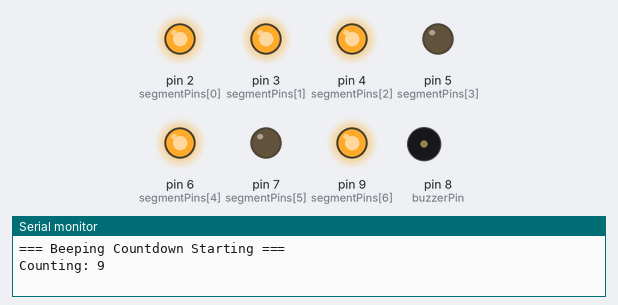
A sketch run on a simulated Arduino Uno, built with avr-gcc and run on an emulated ATmega328P. On the bench: output pins drawn as LEDs (lit = HIGH), buzzer (waves = sounding), the last lines printed to the serial monitor.

Above: at 0.3 s.
At 2.3 s:
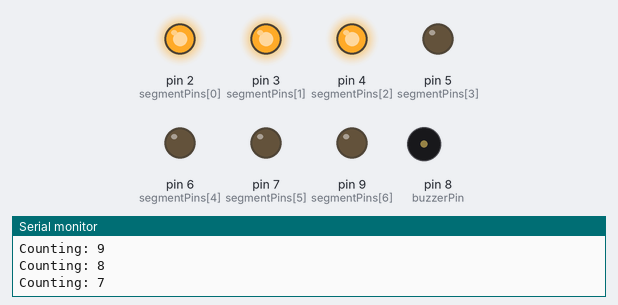
At 4.3 s:
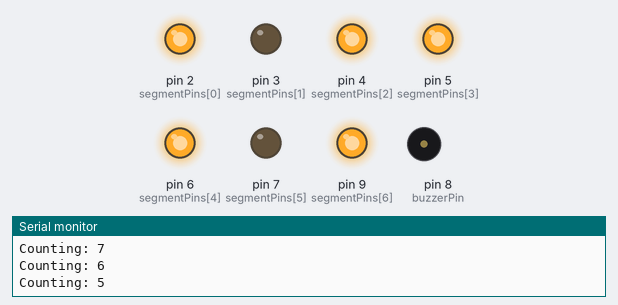
At 6.3 s:
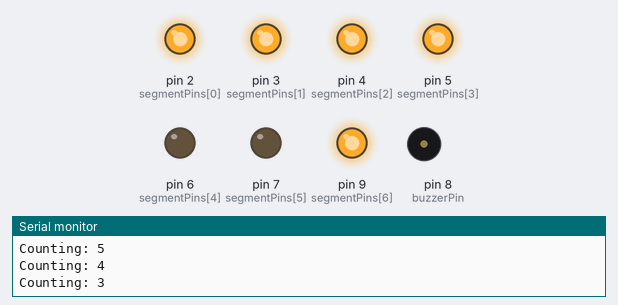
At 9.1 s:
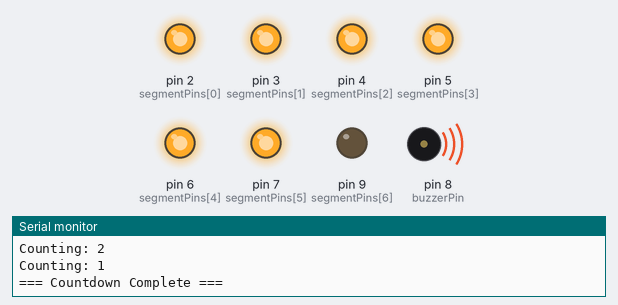
At 10.1 s:
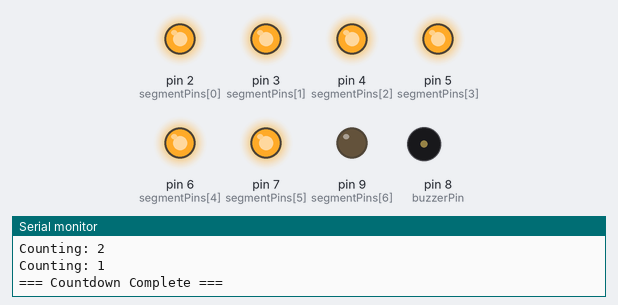
Timing chart, 0 to 11.6 s (numbered marks = the images above):
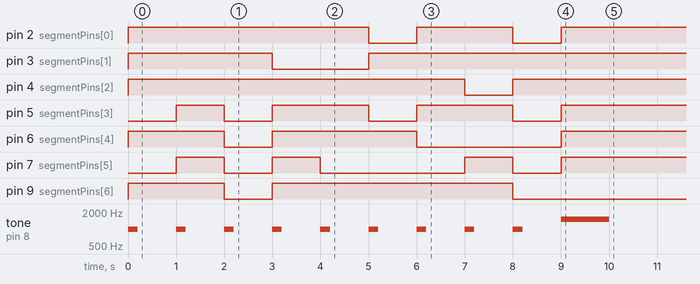

The sketch:

TASK_5.ino
```cpp
// Assignment 2 - Task 5
// Beeping Countdown
// David Quaye

// Buzzer
int buzzerPin = 8;

// 7-Segment Pins


int segmentPins[] = {2, 3, 4, 5, 6, 7, 9};
int numSegments = 7;


// Digit Patterns

byte digits[10][7] = {

  {1,1,1,1,1,1,0},
{0,1,1,0,0,0,0},
{1,1,0,1,0,1,1},
{1,1,1,1,0,0,1},
{0,1,1,0,1,0,1},
{1,0,1,1,1,0,1},
{1,0,1,1,1,1,1},
{1,1,1,0,0,0,0},
{1,1,1,1,1,1,1},
{1,1,1,0,1,0,1},

};

// Function to display digits

void showDigit(int n)
{
  if(n < 0 || n > 9)
    return;

  for(int i = 0; i < numSegments; i++)
  {
    digitalWrite(segmentPins[i], digits[n][i]);
  }
}


// Setup
void setup()
{

  Serial.begin(9600);

  pinMode(buzzerPin, OUTPUT);

  for(int i = 0; i < numSegments; i++)
  {
    pinMode(segmentPins[i], OUTPUT);
  }

  Serial.println("=== Beeping Countdown Starting ===");

  int count = 9;

  while(count >= 1)
  {

    Serial.print("Counting: ");
    Serial.println(count);

    showDigit(count);

    tone(buzzerPin,1000,200);

    delay(1000);

    count--;

  }

  showDigit(0);

  tone(buzzerPin,1500,1000);

  Serial.println("=== Countdown Complete ===");

}

void loop()
{

}
```

Measured:
- by itself, tone on pin 8 (buzzerPin): plays 1000 Hz for 0.20 s, 1000 Hz for 0.20 s, 1000 Hz for 0.20 s, 1000 Hz for 0.20 s, 1000 Hz for 0.20 s, 1000 Hz for 0.20 s … (10 notes in this stretch)
